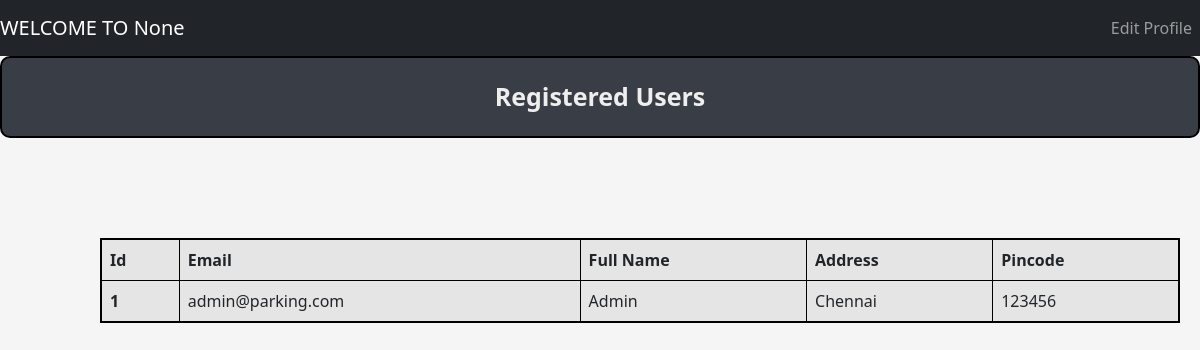
Before: /admin/users with the older database file.
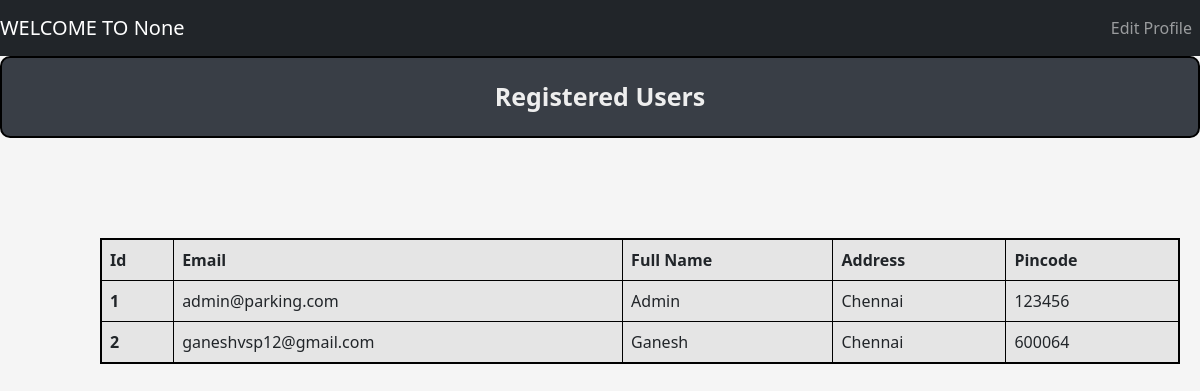
After: the same page with the newer database file.
### tables this page shows
CREATE TABLE USERS (
            ID INTEGER PRIMARY KEY AUTOINCREMENT,
            EMAIL TEXT NOT NULL UNIQUE,
            PASSWORD TEXT NOT NULL,
            FULLNAME TEXT NOT NULL,
            ADDRESS TEXT NOT NULL,
            PINCODE TEXT NOT NULL,
            ROLE TEXT DEFAULT 'user'
        );

### controllers/admin_controller.py (the view)
@admin.route('/admin/users', methods = ['GET','POST'])
def viewUsers():
    users_data = getUsersData()
    return render_template("admin/userslist.html",users_data = users_data)

### models/parking_lot.py (called while the page is built)
def getUsersData():
    connection = sqlite3.connect(DATABASE_PARKING)
    cur = connection.cursor()
    cur.execute('''
                    SELECT * FROM USERS
                ''')
    users_data = cur.fetchall()
    connection.commit()
    connection.close()
    return users_data

### templates/admin/userslist.html (shortened to what this page needs)
{% extends "navbar.html" %}
{% block content %}
    <div class="title"> Registered Users </div>
        <table class="table table-striped table-active table-responsive table-css table-bordered ">
            <thead>
                <tr>
                <th scope="col">Id</th>
                <th scope="col">Email</th>
                <th scope="col">Full Name</th>
                <th scope="col">Address</th>
                <th scope="col">Pincode</th>
                </tr>
            </thead>
            <tbody>
                {% for user in users_data %}
                    <tr>
                        <th scope="row">{{ user[0] }}</th>
                        <td>{{ user[1] }}</td>
                        <td>{{ user[3] }}</td>
                        <td>{{ user[4] }}</td>
                        <td>{{ user[5] }}</td>
                    </tr>
                {% endfor %}
            </tbody>
        </table>
{% endblock %}

### templates/navbar.html (shortened to what this page needs)
<!DOCTYPE html>
<html lang="en">
  <head>
    <link href="https://cdn.jsdelivr.net/npm/bootstrap@5.3.0/dist/css/bootstrap.min.css" rel="stylesheet">
    <link rel="stylesheet" href="{{ url_for('static', filename='css/style.css') }}">
</head>
<body>
  <nav class="navbar navbar-expand-lg navbar-dark bg-dark">
  <a class="navbar-brand" href="#">
    WELCOME TO
    {{ session.get('name') }}</a>
  <div
  style= "justify-content: right;"
  class="collapse navbar-collapse" id="navbarSupportedContent">
    <ul class="navbar-nav mr-auto">
      <li class="nav-item active">
        <a class="nav-link" href="#">Edit Profile</a>
      </li>
    </ul>
  </div>
</nav>
  {% block content %} {% endblock %}
</body>
</html>

### static/css/style.css (style rules this page uses)
body { background-color: #f5f5f5; }
.title { background-color: #393E46; border: 2px solid black; border-radius: 10px; text-align: center; padding: 20px; font-weight: bold; font-size: 25px; margin-bottom: 20px; color: #EEEEEE; }
.table-css { margin: 100px; width: 90vw; border: 2px solid black; }

Changed rows visible on the page:
added USERS: ID "2", EMAIL "ganeshvsp12@gmail.com", FULLNAME "Ganesh", ADDRESS "Chennai", PINCODE "600064"
